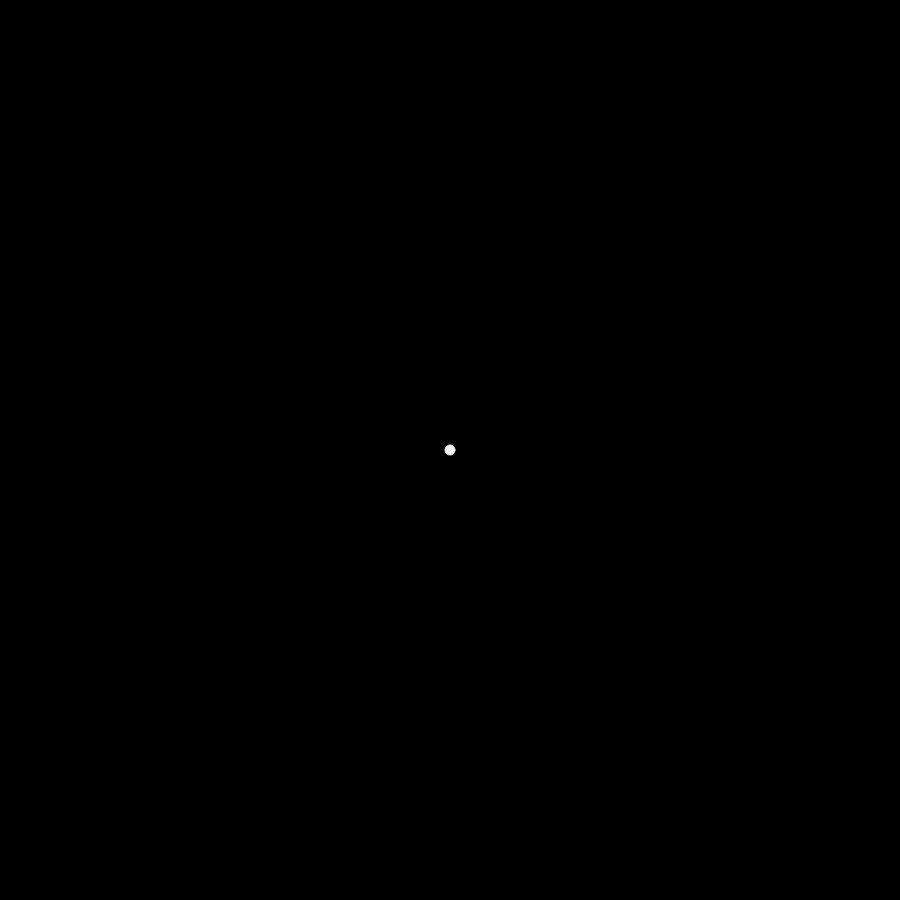
Frame 1 (no input)
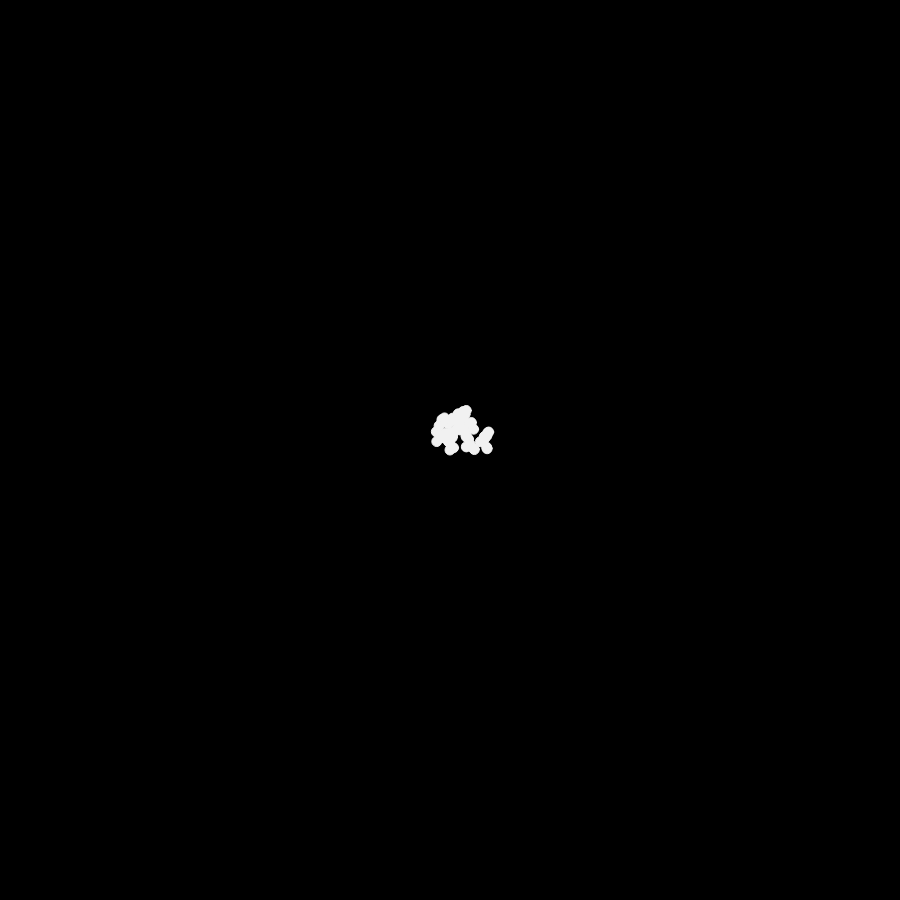
Frame 60 (no input)
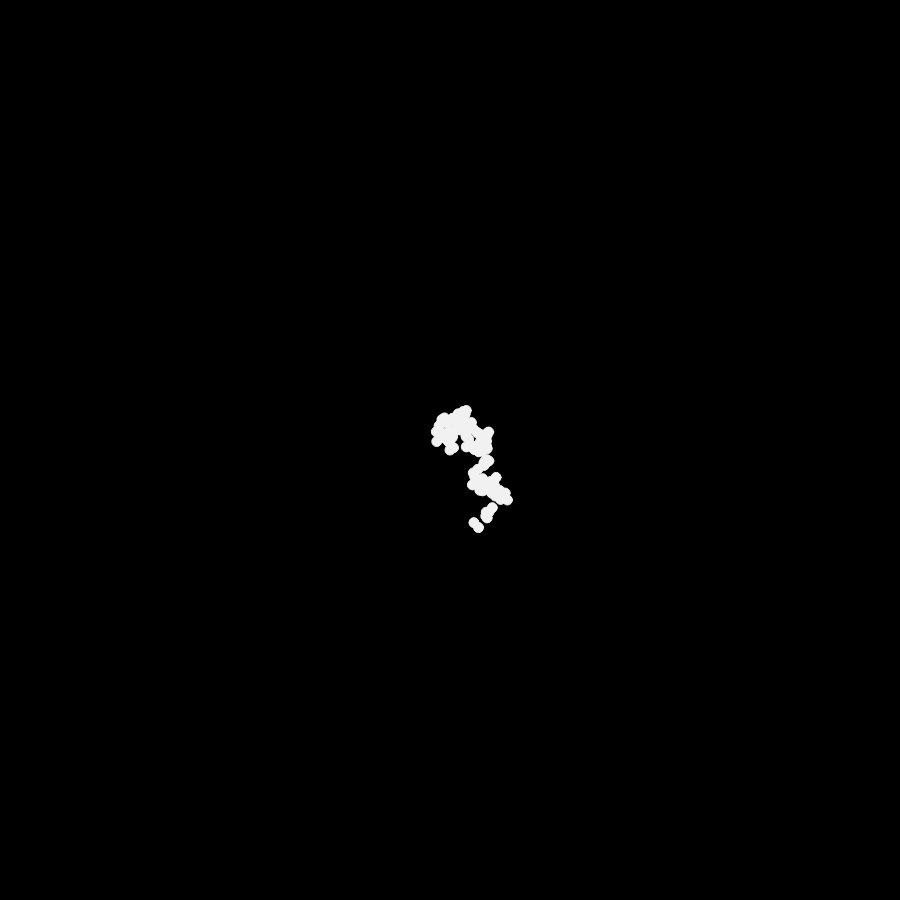
Frame 120 (the mouse pressed at the canvas centre since frame 60)

The p5.js sketch that drew these frames (run headless with seeded random() and noise() and a simulated clock; from frame 60 on, the mouse is pressed at the canvas centre):

// p5.js sketch
// ── sketch.js
function monteCarlo(start, stop) {
	while(true) {
		const r1 = random(start, stop);	
		const probability = r1;
		const r2 = random(start, stop); 
		if (r2 < probability) {
			return r1;	
		}
	}
}

function Walker() {
  let x = width / 2;
  let y = height / 2;

  const display = () => {
    ellipse(x, y, 10, 10);
  };

  const step = () => {
		const stepSize = monteCarlo(0, 10);

		x += random(-stepSize, stepSize)
		y += random(-stepSize, stepSize)
  };

  return {
    display,
    step,
  };
}
let walker;

function setup() {
  createCanvas(900, 900);
  background(0);
  walker = Walker();
}

function draw() {
  fill('#f1f1f1');
  stroke('#f1f1f1');

  walker.display();
  walker.step();
}
